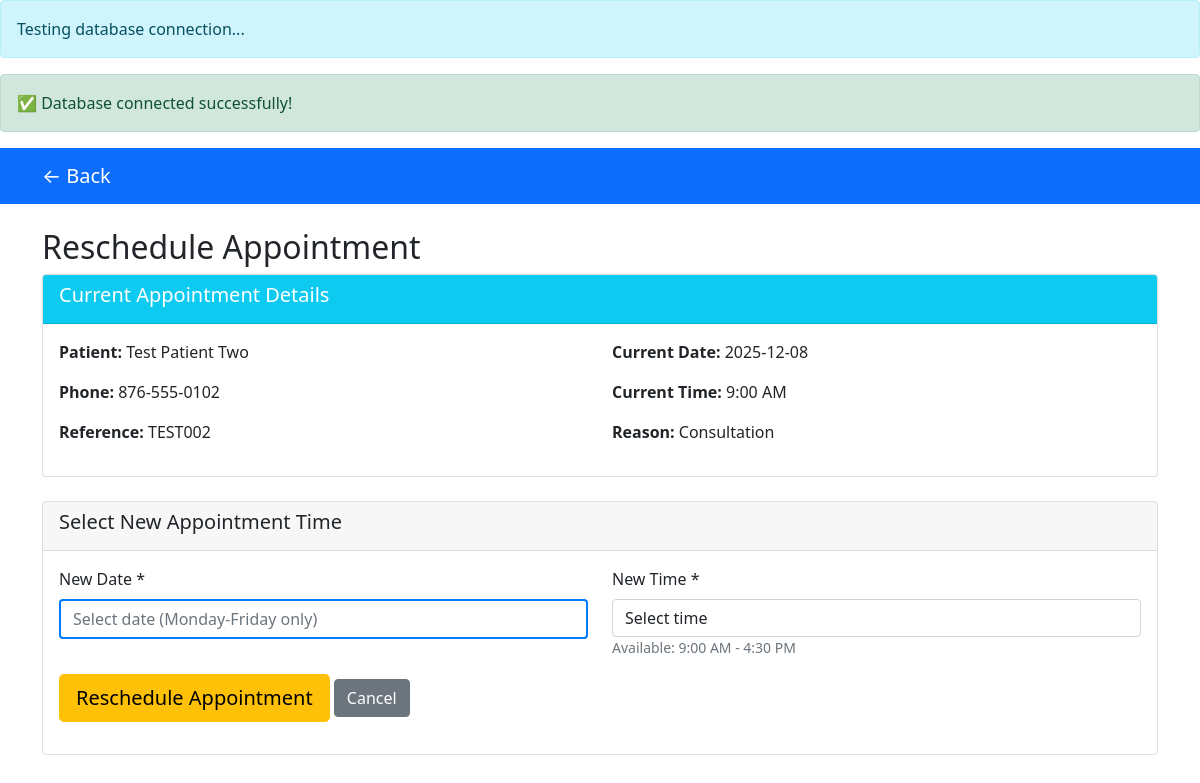
The page /booking/schedule.php?ref=TEST002 on the database its author committed.
### tables this page shows
CREATE TABLE `appointments` (
  `id` int(11) NOT NULL,
  `patient_name` varchar(255) NOT NULL,
  `patient_email` varchar(255) DEFAULT NULL,
  `patient_phone` varchar(20) DEFAULT NULL,
  `appointment_date` date NOT NULL,
  `appointment_time` time NOT NULL,
  `reason` text DEFAULT NULL,
  `status` varchar(20) DEFAULT 'booked',
  `booking_reference` varchar(50) DEFAULT NULL,
  `created_at` timestamp NOT NULL DEFAULT current_timestamp(),
  `reminder_sent` tinyint(1) DEFAULT 0,
  `reminder_sent_at` datetime DEFAULT NULL
);

### booking/schedule.php (the view, shortened to what this page needs)
<?php
include '../includes/config.php';
$appointment = null;
if (isset($_GET['ref'])) {
    $booking_ref = $_GET['ref'];
    $stmt = $pdo->prepare("SELECT * FROM appointments WHERE booking_reference = ? AND status = 'booked'");
    $stmt->execute([$booking_ref]);
    $appointment = $stmt->fetch();
} else {
    $error_message = "<div class='alert alert-danger'>No booking reference provided.</div>";
}
?>
<!DOCTYPE html>
<html lang="en">
<head>
    <link href="https://cdn.jsdelivr.net/npm/bootstrap@5.1.3/dist/css/bootstrap.min.css" rel="stylesheet">
    <link rel="stylesheet" href="https://cdn.jsdelivr.net/npm/flatpickr/dist/flatpickr.min.css">
</head>
<body>
    <nav class="navbar navbar-expand-lg navbar-dark bg-primary">
        <div class="container">
            <a class="navbar-brand" href="javascript:history.back()">← Back</a>
        </div>
    </nav>
    <div class="container mt-4">
        <h2>Reschedule Appointment</h2>
        <?php if ($appointment): ?>
        <div class="card">
            <div class="card-header bg-info text-white">
                <h5>Current Appointment Details</h5>
            </div>
            <div class="card-body">
                <div class="row">
                    <div class="col-md-6">
                        <p><strong>Patient:</strong> <?= htmlspecialchars($appointment['patient_name']); ?></p>
                        <p><strong>Phone:</strong> <?= htmlspecialchars($appointment['patient_phone']); ?></p>
                        <p><strong>Reference:</strong> <?= $appointment['booking_reference']; ?></p>
                    </div>
                    <div class="col-md-6">
                        <p><strong>Current Date:</strong> <?= $appointment['appointment_date']; ?></p>
                        <p><strong>Current Time:</strong> <?= date('g:i A', strtotime($appointment['appointment_time'])); ?></p>
                        <p><strong>Reason:</strong> <?= htmlspecialchars($appointment['reason']); ?></p>
                    </div>
                </div>
            </div>
        </div>
        <div class="card mt-4">
            <div class="card-header">
                <h5>Select New Appointment Time</h5>
            </div>
            <div class="card-body">
                <form method="POST">
                    <div class="row">
                        <div class="col-md-6">
                            <div class="mb-3">
                                <label class="form-label">New Date *</label>
                                <input type="text"
                                       name="appointment_date"
                                       class="form-control calendar-input"
                                       required
                                       id="appointmentDate"
                                       placeholder="Select date (Monday-Friday only)"
                                       readonly>
                            </div>
                        </div>
                        <div class="col-md-6">
                            <div class="mb-3">
                                <label class="form-label">New Time *</label>
                                <select name="appointment_time" class="form-control" required>
                                    <option value="">Select time</option>
                                </select>
                                <small class="text-muted">Available: 9:00 AM - 4:30 PM</small>
                            </div>
                        </div>
                    </div>
                    <button type="submit" name="reschedule_appointment" value="1" class="btn btn-warning btn-lg">Reschedule Appointment</button>
                    <a href="javascript:history.back()" class="btn btn-secondary">Cancel</a>
                </form>
            </div>
        </div>
        <?php endif; ?>
    </div>
</body>
</html>

### booking/schedule.php (style rules this page uses)
.calendar-input { background: white !important; border: 2px solid #007bff !important; color: #007bff !important; }

### rows shown on the page
appointments: patient_name "Test Patient Two", patient_phone "876-555-0102", booking_reference "TEST002", appointment_date "2025-12-08", appointment_time "9:00 AM", reason "Consultation"
